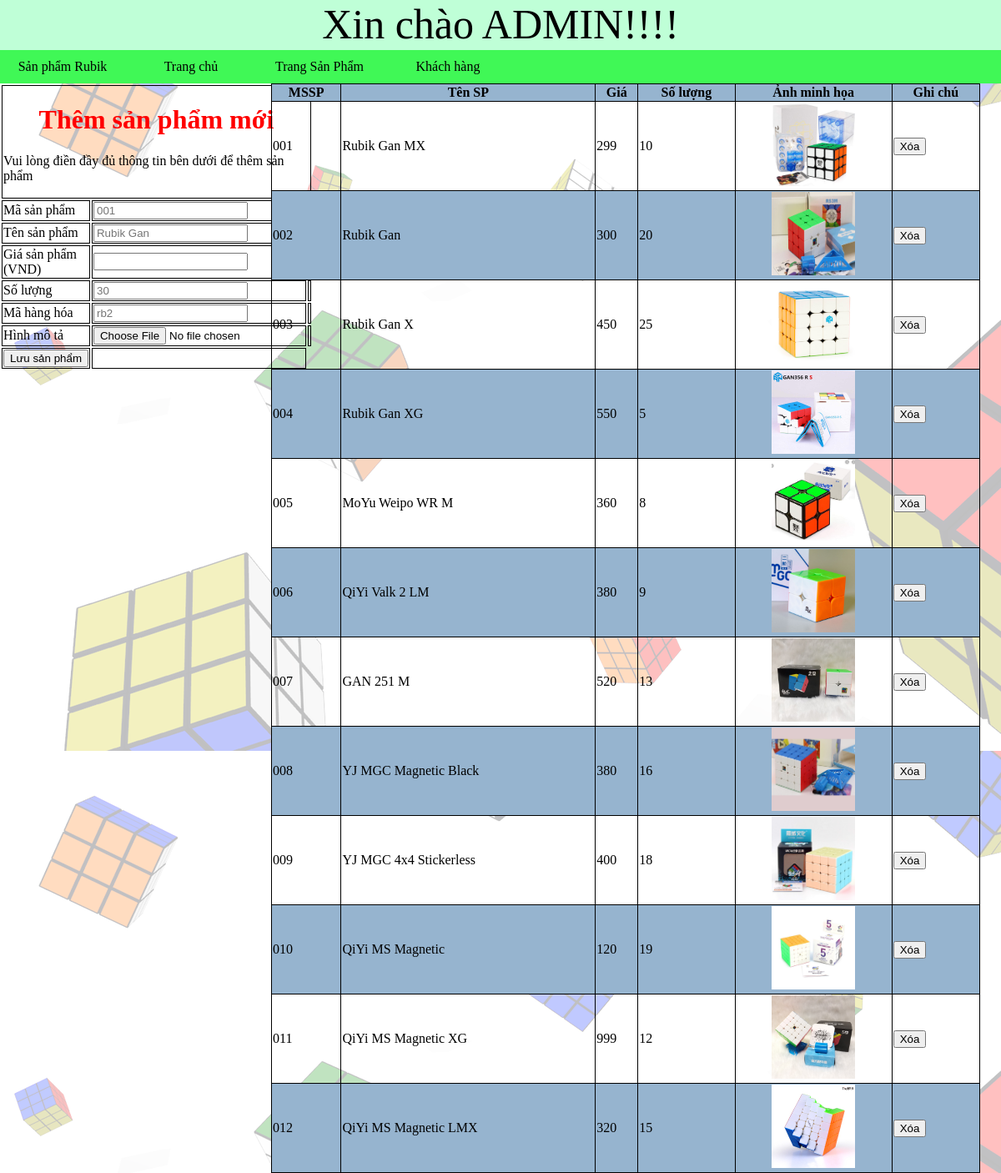
Page /themsp.php on the committed database.
### tables this page shows
CREATE TABLE `hanghoa` (
  `mshh` varchar(5) NOT NULL,
  `tenhh` varchar(50) NOT NULL,
  `gia` int(11) NOT NULL,
  `soluonghang` tinyint(4) DEFAULT NULL,
  `manhom` varchar(5) DEFAULT NULL,
  `hinh` varchar(50) DEFAULT NULL
);

### laysanpham.php (called while the page is built, shortened)
<?php
    include "connectDB.php";
    $sql='select * from hanghoa';
    $arr=array();
    $result=$con->query($sql);
?>

### themsp.php (the view, shortened to what this page needs)
<!DOCTYPE html>
<html>
    <head>
        <link rel="stylesheet" href="./css/admin.css">
    </head>
    <body>
        <div class=top>
            <a>Xin chào ADMIN!!!!</a>
        </div>
        <div class="menu">
            <ul>
                <li><a href="themsp.php">Sản phẩm Rubik</a></li>
                <li><a href="index.html">Trang chủ</a></li>
                <li><a href="sp.php">Trang Sản Phẩm</a></li>
                <li><a href="#">Khách hàng</a></li>
            </ul>
        </div>
        <div class="nl">
            <form action="themsanpham.php" method="POST" enctype="multipart/form-data">
                <table>
                    <tr>
                        <td colspan="3"><h1 style="color:red; text-align:center">Thêm sản phẩm mới</h1>
                            <p>Vui lòng điền đầy đủ thông tin bên dưới để thêm sản phẩm</p>
                        </td>
                    </tr>
                    <tr>
                        <td><label for="mhh">Mã sản phẩm</label></td>
                        <td><input type="text" name="mhh" id="mhh" placeholder="001"></td>
                        <td></td>
                    </tr>
                    <tr>
                        <td><label for="ten">Tên sản phẩm</label></td>
                        <td><input type="text" name="ten" id="ten" placeholder="Rubik Gan"></td>
                        <td></td>
                    </tr>
                    <tr>
                        <td><label for="gia">Giá sản phẩm (VND)</label></td>
                        <td><input type="text" name="gia" id="gia"></td>
                        <td></td>
                    </tr>
                    <tr>
                        <td><label for="sl">Số lượng</label></td>
                        <td><input type="text" name="sl" id="sl" placeholder="30"></td>
                        <td></td>
                    </tr>
                    <tr>
                        <td><label for="mahang">Mã hàng hóa</label></td>
                        <td><input type="text" name="mahang" id="mahang" placeholder="rb2"></td>
                        <td></td>
                    </tr>
                    <tr>
                        <td><label for="myfile">Hình mô tả</label></td>
                        <td><input type="file" id="myfile" name="myfile"></td>
                        <td></td>
                    </tr>
                        <td><input type="submit" name="sign_up" value="Lưu sản phẩm">
                        <td></td>
                </table>
            </form>
        </div>
        <div class="hsp">
            <table id="table">
                <tr>
                    <th>MSSP</th>
                    <th>Tên SP</th>
                    <th>Giá</th>
                    <th>Số lượng</th>
                    <th>Ảnh minh họa</th>
                    <th>Ghi chú</th>
                </tr>
                <?php
                    include "laysanpham.php";
                    for($i=0;$i<count($arr);$i++){
                        $line="<tr>
                                <td>".$arr[$i]["mssp"]."</td>
                                <td>".$arr[$i]["tensp"]."</td>
                                <td>".$arr[$i]["gia"]."</td>
                                <td>".$arr[$i]["soluong"]."</td>
                                <th><img src='./anh/".$arr[$i]["hinh"]."' width='100px' height='100px'></th>
                                <td>
                                <button type='submit' name='s_submit'><a href='del.php?id=".$arr[$i]["mssp"]."'>Xóa</a></button></td>
                                    </tr>";
                        echo($line);
                        }
                ?>
            </table>
        </div>
    </body>
</html></div>

### css/admin.css (style rules this page uses)
body { margin: 0; padding: 0; background-image: url(./bg.png); }
.top { width: 100%; height: 60px; background-color:#bfffd7; text-align: center; }
.top a { font-size: 50px; }
.menu ul { padding: 0; margin: 0; list-style-type: none; background-color:#40f856; }
.menu ul li { display: inline-table; color: white; width: 150px; height: 40px; line-height: 40px; position: relative; }
.menu ul li a { text-decoration: none; color: black; display: block; text-align: center; }
.nl { height: auto; width: 25%; float: left; }
.hsp { height: auto; width: 75%; float: right; }
.hsp #table { width:850px; border-collapse:collapse; border:1px solid black; margin-left: auto; margin-right: auto; }
#table th,td { border:1px solid black; }
#table tr:nth-child(odd) { background-color: #96b4cf; }
#table tr td a { text-decoration: none; color: black; }

### rows in the picture
hanghoa: mshh "001", tenhh "Rubik Gan MX", gia "299", soluonghang "10", hinh (picture)
hanghoa: mshh "002", tenhh "Rubik Gan", gia "300", soluonghang "20", hinh (picture)
hanghoa: mshh "003", tenhh "Rubik Gan X", gia "450", soluonghang "25", hinh (picture)
hanghoa: mshh "004", tenhh "Rubik Gan XG", gia "550", soluonghang "5", hinh (picture)
hanghoa: mshh "005", tenhh "MoYu Weipo WR M", gia "360", soluonghang "8", hinh (picture)
hanghoa: mshh "006", tenhh "QiYi Valk 2 LM", gia "380", soluonghang "9", hinh (picture)
hanghoa: mshh "007", tenhh "GAN 251 M", gia "520", soluonghang "13", hinh (picture)
hanghoa: mshh "008", tenhh "YJ MGC Magnetic Black", gia "380", soluonghang "16", hinh (picture)
hanghoa: mshh "009", tenhh "YJ MGC 4x4 Stickerless", gia "400", soluonghang "18", hinh (picture)
hanghoa: mshh "010", tenhh "QiYi MS Magnetic", gia "120", soluonghang "19", hinh (picture)
hanghoa: mshh "011", tenhh "QiYi MS Magnetic XG", gia "999", soluonghang "12", hinh (picture)
hanghoa: mshh "012", tenhh "QiYi MS Magnetic LMX", gia "320", soluonghang "15", hinh (picture)
